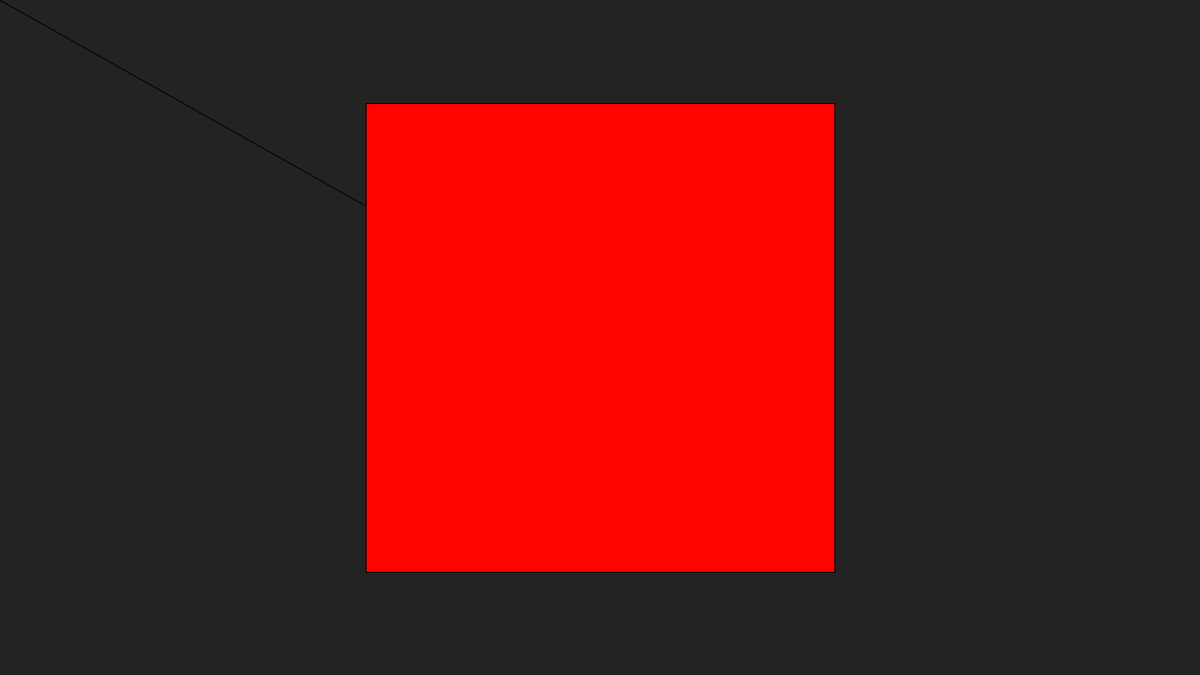
Frame 1 (no input)
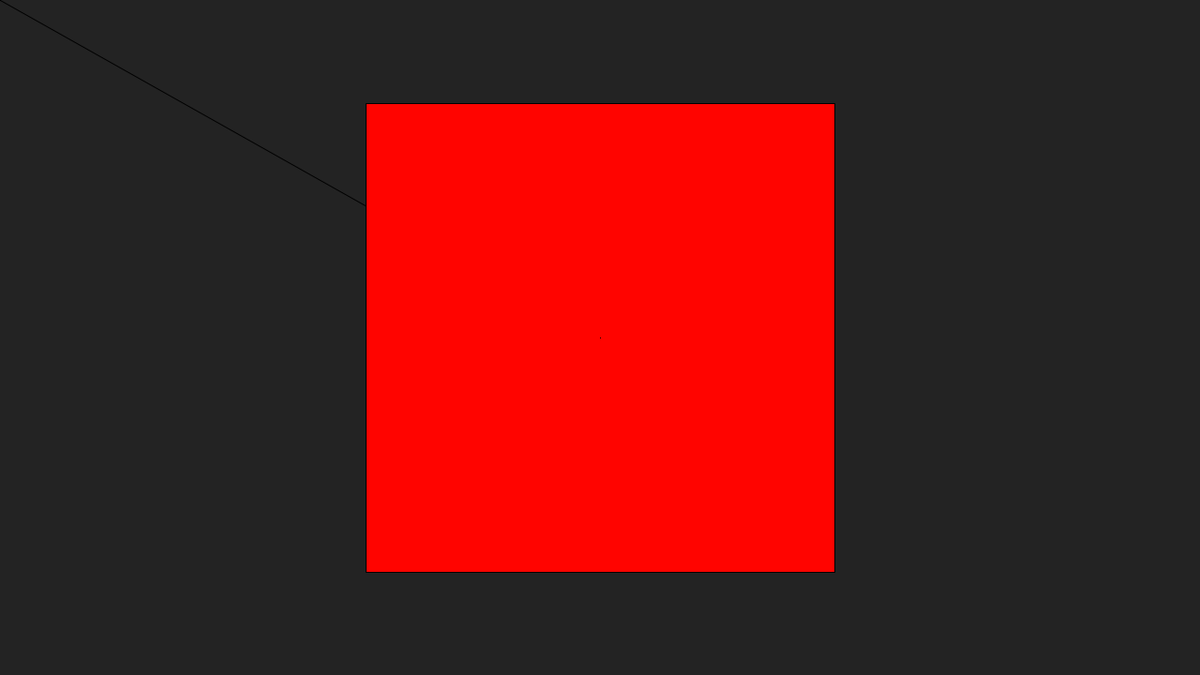
Frame 60 (the mouse pressed at the canvas centre just before this capture)
Frame 120 (the mouse held since frame 60 and released just before this capture): identical to frame 60, image omitted

The Processing sketch that drew these frames (run headless with seeded random() and noise(); from frame 60 on, the mouse is pressed at the canvas centre):

// Processing sketch: sketch_161222_DeuBa_1
// ── sketch_161222_DeuBa_1.pde
void setup(){
  size(1280,720);
  //colorMode(RGB,100);
  colorMode(HSB,360,100,100);
  background(50);
}

void draw() {
  //Body
  float mouseSpeedX = (abs(mouseX - pmouseX)+abs(mouseY - pmouseY))/2;
  int frame = frameCount;
  if (frameCount > 360) {
    frameCount = 0;
  }
  strokeWeight(1);
  fill(frame,100,100);
  line(pmouseX,pmouseY,mouseX,mouseY);
  //line(pmouseX+mouseSpeedX,pmouseY+mouseSpeedX,mouseX+mouseSpeedX,mouseY+mouseSpeedX);
  //line(pmouseX-mouseSpeedX,pmouseY-mouseSpeedX,mouseX-mouseSpeedX,mouseY-mouseSpeedX);
  rectMode(CENTER);
  rect(mouseX,mouseY, mouseSpeedX,mouseSpeedX);

}
//println(frame);

void mousePressed() {
  background(0,0,random(1,100));
  frameCount = 0;
}
